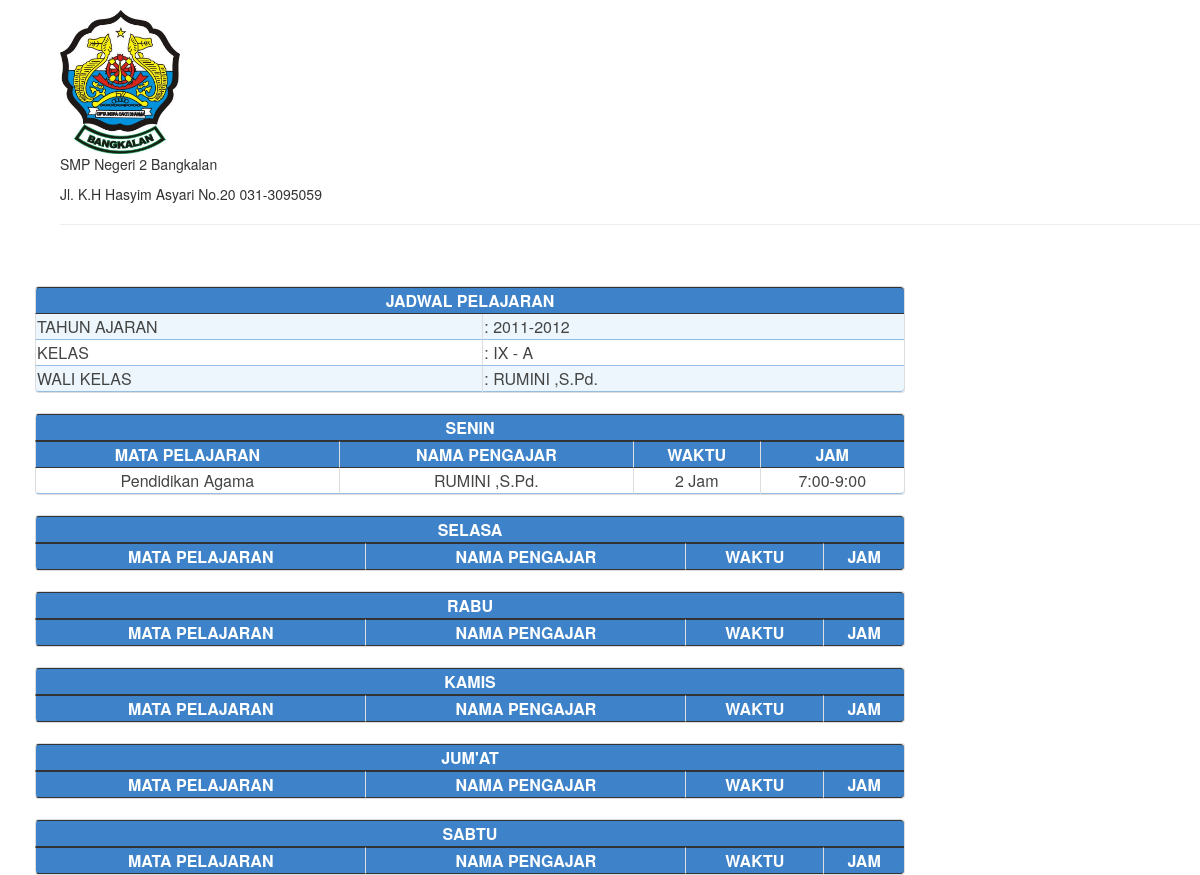
Screenshot of /admin/rpt_jadwal_pelajaran.php?tahun_ajaran=2011-2012&kelas_id=22 with the database file from the repository.
### tables this page shows
CREATE TABLE IF NOT EXISTS `profil` (
  `ID` int(5) NOT NULL AUTO_INCREMENT,
  `NAMA` varchar(50) DEFAULT NULL,
  `STATUS` varchar(15) DEFAULT NULL,
  `NSS` varchar(15) DEFAULT NULL,
  `NDS` varchar(15) DEFAULT NULL,
  `ALAMAT` varchar(100) DEFAULT NULL,
  `KECAMATAN` varchar(20) DEFAULT NULL,
  `KABUPATEN` varchar(20) DEFAULT NULL,
  `PROPINSI` varchar(20) DEFAULT NULL,
  `VISI` text NOT NULL,
  `MISI` text NOT NULL,
  `EMAIL` varchar(200) NOT NULL,
  `WEBSITE` varchar(200) NOT NULL,
  `ABOUT` text NOT NULL,
  PRIMARY KEY (`ID`)
);

CREATE TABLE IF NOT EXISTS `wali_kelas` (
  `ID` int(10) NOT NULL AUTO_INCREMENT,
  `ID_GURU` int(10) DEFAULT NULL,
  `ID_KELAS` int(5) DEFAULT NULL,
  `TAHUN_AJARAN` varchar(9) DEFAULT NULL,
  PRIMARY KEY (`ID`)
);

CREATE TABLE IF NOT EXISTS `kelas` (
  `ID` int(5) NOT NULL AUTO_INCREMENT,
  `RUANG` varchar(50) DEFAULT NULL,
  `AKTIF` varchar(1) DEFAULT NULL,
  PRIMARY KEY (`ID`)
);

CREATE TABLE IF NOT EXISTS `guru` (
  `ID` int(5) NOT NULL AUTO_INCREMENT,
  `NIP` varchar(30) DEFAULT NULL,
  `GLR_DEPAN` varchar(15) DEFAULT NULL,
  `NAMA` varchar(30) DEFAULT NULL,
  `GLR_BLK` varchar(15) DEFAULT NULL,
  `GOLONGAN` varchar(50) NOT NULL,
  `JABATAN` varchar(50) NOT NULL,
  `TEMPAT_LAHIR` varchar(30) DEFAULT NULL,
  `TGL_LAHIR` date DEFAULT NULL,
  `ALAMAT_SKR` varchar(100) DEFAULT NULL,
  `TELP_RUMAH` varchar(15) DEFAULT NULL,
  `TELP_HP` varchar(15) DEFAULT NULL,
  `ALAMAT_ASAL` varchar(100) DEFAULT NULL,
  `NARASI` text,
  `AGAMA` varchar(20) DEFAULT NULL,
  `SEX` char(1) DEFAULT NULL,
  `AKTIF` char(1) DEFAULT NULL,
  PRIMARY KEY (`ID`),
  UNIQUE KEY `NIP` (`NIP`)
);

CREATE TABLE IF NOT EXISTS `jadwal` (
  `ID_JADWAL` int(10) NOT NULL AUTO_INCREMENT,
  `TAHUN_AJARAN` varchar(9) DEFAULT NULL,
  `ID_GURU` int(10) DEFAULT NULL,
  `ID_MATPEL` int(10) DEFAULT NULL,
  `ID_KELAS` int(10) DEFAULT NULL,
  `HARI` varchar(10) DEFAULT NULL,
  `JAM` smallint(6) DEFAULT NULL,
  `WAKTU` varchar(11) DEFAULT NULL,
  PRIMARY KEY (`ID_JADWAL`)
);

CREATE TABLE IF NOT EXISTS `matpel` (
  `ID_MATPEL` int(10) NOT NULL AUTO_INCREMENT,
  `NAMA_MATPEL` varchar(100) DEFAULT NULL,
  `SKM` int(5) DEFAULT NULL,
  `KELAS` varchar(10) DEFAULT NULL,
  `TAHUN_AJARAN` varchar(9) DEFAULT NULL,
  `ID_GURU` smallint(6) NOT NULL,
  PRIMARY KEY (`ID_MATPEL`)
);

### admin/rpt_jadwal_pelajaran.php (the view, shortened to what this page needs)
<?php
$kelas_id = $_REQUEST['kelas_id'];
$tahun_ajaran = $_REQUEST['tahun_ajaran'];
?>
<html>
    <head>
        <link href="../bootstrap/css/bootstrap.css" rel="stylesheet"/>
        <link href="../bootstrap/css/bootstrap-responsive.css" rel="stylesheet"/>
        <link href="../bootstrap/css/style.css" rel="stylesheet"/>
    </head>
    <body>
        <div class="span9">
            <div class="row-fluid">
                <?php
                include "header_rpt.php";
                ?>
                <br><br>
                <table class="table-bordered">
                    <thead>
                    <th colspan="3"> JADWAL PELAJARAN</th>
                    </thead>
                    <tr>
                        <td>TAHUN AJARAN</td>
                        <td>: <?php echo $tahun_ajaran; ?></td>
                    </tr>
                    <?php
                    $hasil_wali = mysql_query("SELECT wali_kelas.ID, wali_kelas.TAHUN_AJARAN, guru.NIP, guru.GLR_DEPAN, guru.NAMA, guru.GLR_BLK, kelas.RUANG
FROM kelas INNER JOIN (guru INNER JOIN wali_kelas ON guru.ID = wali_kelas.ID_GURU) ON kelas.ID = wali_kelas.ID_KELAS
where wali_kelas.TAHUN_AJARAN='$tahun_ajaran' and kelas.ID='$kelas_id'");
                    $row_wali = mysql_fetch_array($hasil_wali);
                    ?>
                    <tr>
                        <td>KELAS</td>
                        <td>: <?php echo $row_wali[RUANG]; ?></td>
                    </tr>
                    <tr>
                        <td>WALI KELAS</td>
                        <td>: <?php echo $row_wali[GLR_DEPAN] . " " . $row_wali[NAMA] . " " . $row_wali[GLR_BLK]; ?></td>
                    </tr>
                </table>
                <br/>
                <table class="table-bordered">
                    <thead>
                    <th colspan="5">SENIN</th>
                    </thead>
                    <tr>
                        <th>MATA PELAJARAN</th>
                        <th>NAMA PENGAJAR</th>
                        <th>WAKTU</th>
                        <th>JAM</th>
                    </tr>
                    <?php
                    $strsql = "SELECT jadwal.ID_JADWAL, guru.GLR_DEPAN, guru.NAMA, guru.GLR_BLK, matpel.NAMA_MATPEL, jadwal.HARI, jadwal.JAM, jadwal.WAKTU, jadwal.TAHUN_AJARAN, kelas.ID
		FROM kelas INNER JOIN (matpel INNER JOIN (guru INNER JOIN jadwal ON guru.ID = jadwal.ID_GURU) ON matpel.ID_MATPEL = jadwal.ID_MATPEL) ON kelas.ID = jadwal.ID_KELAS
		where jadwal.TAHUN_AJARAN='$tahun_ajaran' and jadwal.HARI='SENIN' and kelas.ID='$kelas_id'";
                    $hasil = mysql_query($strsql);
                    while ($row = mysql_fetch_array($hasil)) {
                        $nama_guru = $row[GLR_DEPAN] . " " . $row[NAMA] . " " . $row[GLR_BLK];
                        ?>
                        <tr>
                            <td align="center"><?php echo $row[NAMA_MATPEL]; ?></td>
                            <td align="center"><?php echo $nama_guru; ?></td>
                            <td align="center"><?php echo $row[JAM]; ?> Jam</td>
                            <td align="center"><?php echo $row[WAKTU]; ?></td>
                        </tr>
                        <?php
                    }
                    ?>
                </table>
                <br/>
                <table class="table-bordered">
                    <thead>
                    <th colspan="5">SELASA</th>
                    </thead>
                    <tr>
                        <th>MATA PELAJARAN</th>
                        <th>NAMA PENGAJAR</th>
                        <th>WAKTU</th>
                        <th>JAM</th>
                    </tr>
                </table>
                <br/>
                <table class="table-bordered">
                    <thead>
                    <th colspan="5">RABU</th>
                    </thead>
                    <tr>
                        <th>MATA PELAJARAN</th>
                        <th>NAMA PENGAJAR</th>
                        <th>WAKTU</th>
                        <th>JAM</th>
                    </tr>
                </table>
                <br/>
                <table class="table-bordered">
                    <thead>
                    <th colspan="5">KAMIS</th>
                    </thead>
                    <tr>
                        <th>MATA PELAJARAN</th>
                        <th>NAMA PENGAJAR</th>
                        <th>WAKTU</th>
                        <th>JAM</th>
                    </tr>
                </table>
                <br/>
                <table class="table-bordered">
                    <thead>
                    <th colspan="5">JUM'AT</th>
                    </thead>
                    <tr>
                        <th>MATA PELAJARAN</th>
                        <th>NAMA PENGAJAR</th>
                        <th>WAKTU</th>
                        <th>JAM</th>
                    </tr>
                </table>
                <br/>
                <table class="table-bordered">
                    <thead>
                    <th colspan="5">SABTU</th>
                    </thead>
                    <tr>
                        <th>MATA PELAJARAN</th>
                        <th>NAMA PENGAJAR</th>
                        <th>WAKTU</th>
                        <th>JAM</th>
                    </tr>
                </table>
            </div>
        </div>
    </body>
</html>

### admin/header_rpt.php (shortened to what this page needs)
<?php
$strsql = "select ID,NAMA,STATUS,NSS,NDS,ALAMAT,KECAMATAN,KABUPATEN,PROPINSI from profil";
$hasil = mysql_query($strsql);
$row = mysql_fetch_array($hasil);
?>
<html>
    <head>
        <link href="../bootstrap/css/bootstrap.css" rel="stylesheet"/>
        <link href="../bootstrap/css/bootstrap-responsive.css" rel="stylesheet"/>
        <link href="../bootstrap/css/style.css" rel="stylesheet"/>
    </head>
    <body>
        <div class="container-fluid">
            <div class="span20">
                <div class="container pull-left">
                    <img src="../bootstrap/img/Logo bangkalan.JPG" width="120" height="110" class="brand">
                    <p class="brand"><?php echo $row['NAMA']; ?></p>
                    <?php echo $row['ALAMAT']; ?>
                    <hr/>
                </div>
            </div>
        </div>
    </body>
</html>

### admin/header_rpt.php (style rules this page uses)
body { padding: 10px; }

### rows the page displays
profil: NAMA "SMP Negeri 2 Bangkalan", ALAMAT "Jl. K.H Hasyim Asyari No.20 031-3095059"
wali_kelas: ID_KELAS.RUANG "IX - A", ID_GURU.NAMA "RUMINI", ID_GURU.GLR_BLK ",S.Pd."
jadwal: ID_MATPEL.NAMA_MATPEL "Pendidikan Agama", ID_GURU.GLR_BLK "RUMINI ,S.Pd.", JAM "2", WAKTU "7:00-9:00"

### other values shown
$tahun_ajaran "2011-2012"
